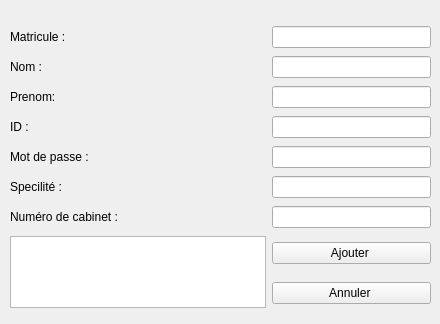
       <widget class="QWidget" name="tab_6">
        <attribute name="title">
         <string>Ajouter</string>
        </attribute>
        <widget class="QWidget" name="layoutWidget_12">
         <property name="geometry">
          <rect>
           <x>10</x>
           <y>24</y>
           <width>421</width>
           <height>291</height>
          </rect>
         </property>
         <layout class="QGridLayout" name="gridLayout_2">
          <item row="0" column="0">
           <widget class="QLabel" name="label">
            <property name="text">
             <string>Matricule :</string>
            </property>
           </widget>
          </item>
          <item row="0" column="1">
           <widget class="QLineEdit" name="Matricule"/>
          </item>
          <item row="1" column="0">
           <widget class="QLabel" name="label_2">
            <property name="text">
             <string>Nom : </string>
            </property>
           </widget>
          </item>
          <item row="1" column="1">
           <widget class="QLineEdit" name="Nom"/>
          </item>
          <item row="2" column="0">
           <widget class="QLabel" name="label_3">
            <property name="text">
             <string>Prenom: </string>
            </property>
           </widget>
          </item>
          <item row="2" column="1">
           <widget class="QLineEdit" name="Prenom"/>
          </item>
          <item row="3" column="0">
           <widget class="QLabel" name="label_7">
            <property name="text">
             <string>ID : </string>
            </property>
           </widget>
          </item>
          <item row="3" column="1">
           <widget class="QLineEdit" name="Id"/>
          </item>
          <item row="4" column="0">
           <widget class="QLabel" name="label_8">
            <property name="text">
             <string>Mot de passe : </string>
            </property>
           </widget>
          </item>
          <item row="4" column="1">
           <widget class="QLineEdit" name="Mot_de_passe">
            <property name="styleSheet">
             <string notr="true"/>
            </property>
            <property name="echoMode">
             <enum>QLineEdit::Password</enum>
            </property>
           </widget>
          </item>
          <item row="5" column="0">
           <widget class="QLabel" name="label_9">
            <property name="text">
             <string>Specilité :</string>
            </property>
           </widget>
          </item>
          <item row="5" column="1">
           <widget class="QLineEdit" name="specilite">
            <property name="text">
             <string/>
            </property>
           </widget>
          </item>
          <item row="6" column="0">
           <widget class="QLabel" name="label_10">
            <property name="text">
             <string>Numéro de cabinet : </string>
            </property>
           </widget>
          </item>
          <item row="6" column="1">
           <widget class="QLineEdit" name="Num_cabinet">
            <property name="text">
             <string/>
            </property>
           </widget>
          </item>
          <item row="7" column="0" rowspan="2">
           <widget class="QTextEdit" name="Resultat">
            <property name="readOnly">
             <bool>true</bool>
            </property>
           </widget>
          </item>
          <item row="7" column="1">
           <widget class="QPushButton" name="pushButton">
            <property name="styleSheet">
             <string notr="true"/>
            </property>
            <property name="text">
             <string>Ajouter </string>
            </property>
           </widget>
          </item>
          <item row="8" column="1">
           <widget class="QPushButton" name="pushButton_2">
            <property name="text">
             <string>Annuler </string>
            </property>
           </widget>
          </item>
         </layout>
        </widget>
       </widget>
